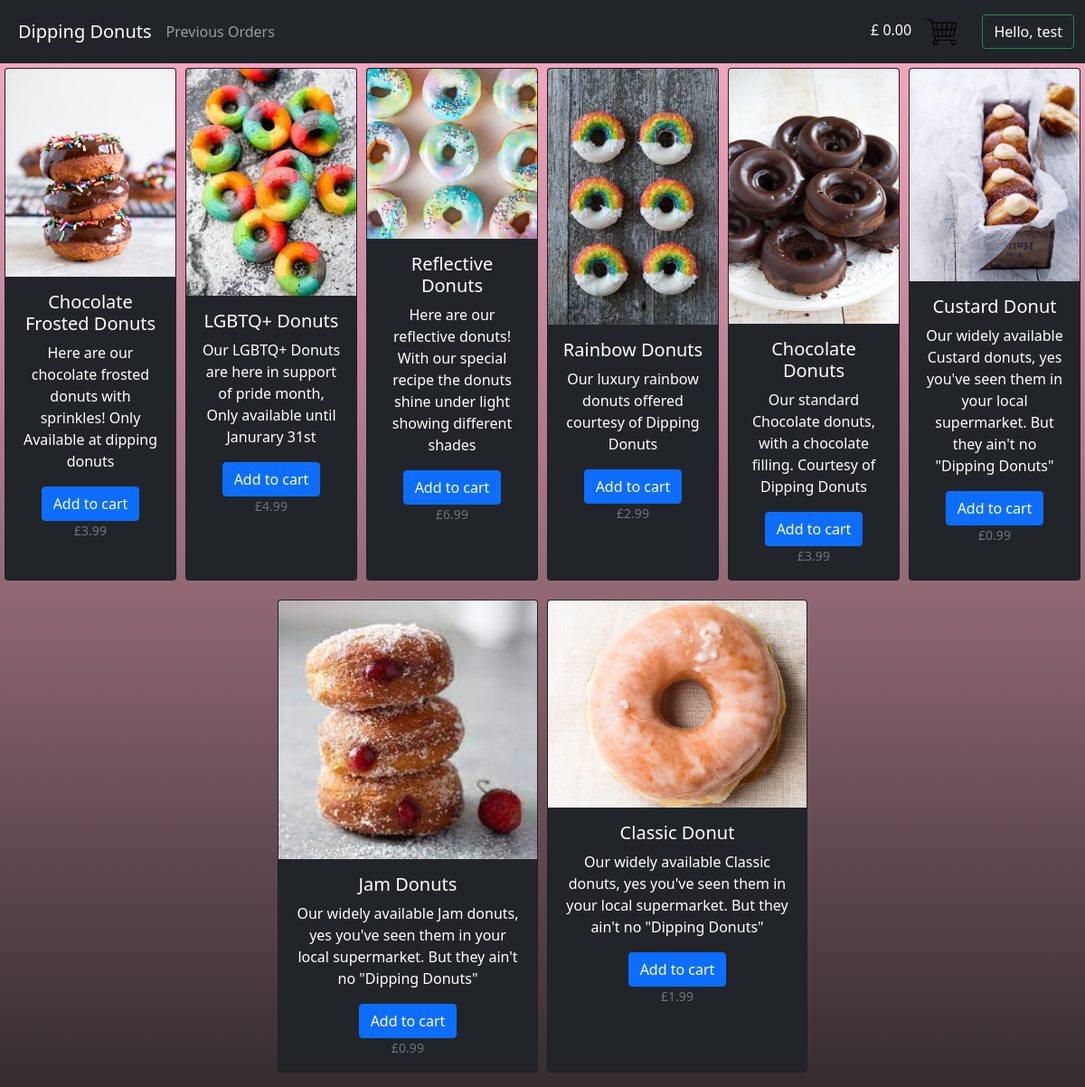
The page /index (signed in) on the database its author committed.
### tables this page shows
CREATE TABLE `product_table` (
  `ProductID` int(11) NOT NULL,
  `ProductName` varchar(32) NOT NULL,
  `ProductDescription` varchar(256) NOT NULL,
  `image` varchar(256) NOT NULL,
  `cost` float NOT NULL
);

### phpScripts/functions.php (the view, shortened to what this page needs)
<?php
function generateCard($id, $image, $title, $desc, $cost){
    echo"
    <div class='card text-center text-white bg-dark mb-3' style='width: 18rem; margin: 5px 5px 5px 5px'>
        <img class='card-img-top' src='images/$image' alt='Card image cap'>
        <div class='card-body'>
          <h5 class='card-title'>$title</h5>
          <p class='card-text'>$desc</p>
          <a type='submit' id='$id' name='addToCart' value='$id' class='btn btn-primary addToCart'>Add to cart</a>
          <p class='card-text'><small class='text-muted'>£";
          echo number_format($cost, 2, '.', ',');
          echo"</small></p>
        </div>
    </div> ";
}
?>

### phpScripts/populateCards.php (shortened to what this page needs)
<?php
require('connectDB.php');
require('functions.php');
$x = 0;
$stmt = $conn -> prepare('SELECT * FROM product_table');
$stmt -> execute();
$stmt -> bind_result($productID, $productName, $productDes, $imageLoc, $cost);
$stmt -> store_result();
while ($stmt->fetch()){
    if ($x==0){
      echo"<div class='card-deck d-flex justify-content-center'>";
      generateCard($productID, $imageLoc, $productName, $productDes, $cost);
      $x++;
    } elseif ($x % 5 == 0){
      echo"</div>";
      echo"<div class='card-deck d-flex justify-content-center'>";
  $x++;
    } else{
      $x++;
  }
}
?>

### css/background.css (style rules this page uses)
body { background: #c7acac; background: #16222A; background: -webkit-linear-gradient(to top, #352d2d , #ffaec8); background: linear-gradient(to top, #352d2d , #ffaec8); }

### css/basket.css (style rules this page uses)
.btn { color:white; }

### rows shown on the page
product_table: image (picture), ProductName "Chocolate Frosted Donuts", ProductDescription "Here are our chocolate frosted donuts with sprinkles! Only Available at dipping donuts", $id 1 (drawn), cost "3.99"
product_table: image (picture), ProductName "LGBTQ+ Donuts", ProductDescription "Our LGBTQ+ Donuts are here in support of pride month, Only available until Janurary 31st", $id 2 (drawn), cost "4.99"
product_table: image (picture), ProductName "Reflective Donuts", ProductDescription "Here are our reflective donuts! With our special recipe the donuts shine under light showing different shades", $id 3 (drawn), cost "6.99"
product_table: image (picture), ProductName "Rainbow Donuts", ProductDescription "Our luxury rainbow donuts offered courtesy of Dipping Donuts", $id 4 (drawn), cost "2.99"
product_table: image (picture), ProductName "Chocolate Donuts", ProductDescription "Our standard Chocolate donuts, with a chocolate filling. Courtesy of Dipping Donuts", $id 5 (drawn), cost "3.99"
product_table: image (picture), ProductName "Custard Donut", ProductDescription "Our widely available Custard donuts, yes you've seen them in your local supermarket. But they ain't no \"Dipping Donuts\"", $id 6 (drawn), cost "0.99"
product_table: image (picture), ProductName "Jam Donuts", ProductDescription "Our widely available Jam donuts, yes you've seen them in your local supermarket. But they ain't no \"Dipping Donuts\"", $id 7 (drawn), cost "0.99"
product_table: image (picture), ProductName "Classic Donut", ProductDescription "Our widely available Classic donuts, yes you've seen them in your local supermarket. But they ain't no \"Dipping Donuts\"", $id 8 (drawn), cost "1.99"

### other values the page prints
$_SESSION['basketTotal'] "0.00"
$_SESSION['username'] "test"
